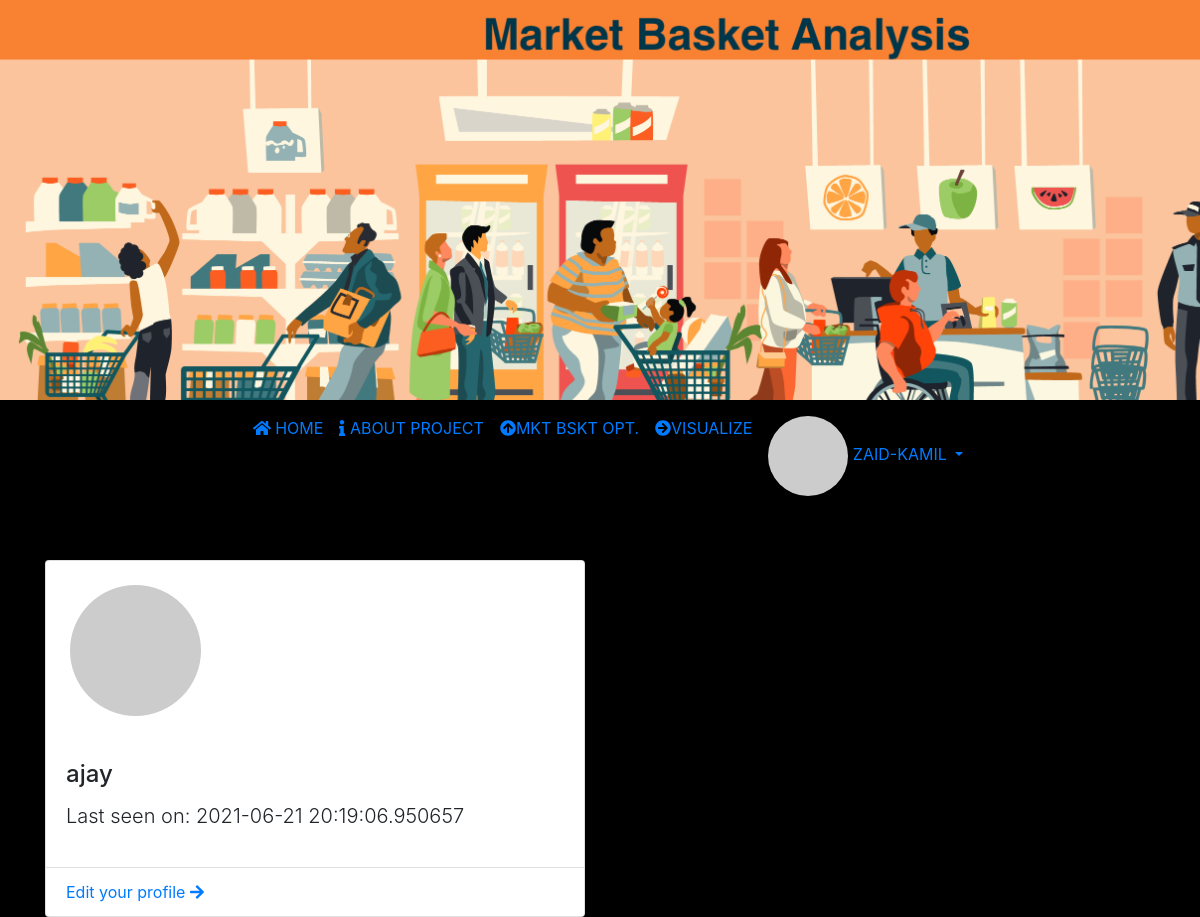
Screenshot of /user/ajay (signed in) with the database file from the repository.
### app/models.py (models this page shows, shortened)
class User(UserMixin, db.Model):
    id = db.Column(db.Integer, primary_key=True)
    username = db.Column(db.String(64), index=True, unique=True)
    email = db.Column(db.String(120), index=True, unique=True)
    password_hash = db.Column(db.String(128))
    created_on = db.Column(db.DateTime, index=True, default=datetime.now)
    about_me = db.Column(db.String(140))
    last_seen = db.Column(db.DateTime, default=datetime.utcnow)
    def avatar(self, size):
        digest = md5(self.email.lower().encode('utf-8')).hexdigest()
        return 'https://www.gravatar.com/avatar/{}?d=identicon&s={}'.format(digest, size)

### app/routes.py (the view)
@login_required
@app.route('/user/<username>')
def user(username):
    user = User.query.filter_by(username=username).first_or_404()
    return render_template('profile.html', user=user, title=f'{user.username} profile')

### app/models.py (called while the page is built)
@login.user_loader
def load_user(id):
    return User.query.get(int(id))

### app/routes.py (called while the page is built)
@app.before_request
def before_request():
    if current_user.is_authenticated:
        current_user.last_seen = datetime.utcnow()
        db.session.commit()

### app/templates/profile.html (shortened to what this page needs)
{% extends 'base.html' %}
{% block body %}
<div class="container">
    <div class="row justify-items-center">
        <div class="col-md-6 mt-5">
            <div class="card">
               <div class="col-md-4 p-4">
                <img class="card-img rounded-circle"  src="{{user.avatar(128)}}" alt="{{user.username}}">
               </div>
                <div class="card-body">
                    <h4 class="card-title">{{user.username}}</h4>
                    {% if user.last_seen %}<p class="lead">Last seen on: {{ user.last_seen }}</p>{% endif %}
                </div>
                <ul class="list-group list-group-flush">
                    <li class="list-group-item"><a href="{{ url_for('edit_profile') }}">Edit your profile <i class="fas fa-arrow-right    "></i></a></li>
                </ul>
            </div>
        </div>
    </div>
</div>
{% endblock %}

### app/templates/navbar.html (shortened to what this page needs)
<nav class="navbar navbar-expand-lg navbar-primary  sticky-top">
    <div class="collapse navbar-collapse" id="mainmenu">
      <ul class="navbar-nav mx-auto mt-2 mt-lg-0  ">
        <li class="nav-item ">
          <a class="nav-link text-uppercase" href="{{url_for('index')}}"><i class="fas fa-home "></i> Home <span class="sr-only">(current)</span></a>
        </li>
        <li class="nav-item ">
          <a class="nav-link text-uppercase" href="{{url_for('about')}}"><i class="fas fa-info "></i> About Project </a>
        </li>
        <li class="nav-item">
          <a class="nav-link text-uppercase" href="/mbo" title="MARKET BASKET OPTIMIZATION"><i class="fas fa-arrow-circle-up"></i>Mkt Bskt Opt.</a>
        </li>
        <li class="nav-item">
          <a class="nav-link text-uppercase" href="/visualize" title="GRAPH"><i class="fas fa-arrow-circle-right"></i>Visualize</a>
        </li>
        {% if current_user.is_anonymous %}
        <li class="nav-item dropdown">
          <a class="nav-link dropdown-toggle text-uppercase" href="#" id="dropdownId" data-toggle="dropdown" aria-haspopup="true" aria-expanded="false"><i class="fas fa-user-circle    "></i> Account</a>
          <div class="dropdown-menu" aria-labelledby="dropdownId">
            <a class="dropdown-item" href="/login">Login</a>
            <a class="dropdown-item" href="/register">Create free account</a>
          </div>
        </li>
        {% else %}
        <li class="nav-item dropdown">
          <a class="nav-link dropdown-toggle text-uppercase" href="#" id="dropdownId" data-toggle="dropdown" aria-haspopup="true" aria-expanded="false">
            <img src="{{ current_user.avatar(24) }}" class="rounded-circle">  {{current_user.username}}
          </a>
        </li>
        {% endif %}
      </ul>
    </div>
  </nav>

### app/templates/profile.html (style rules this page uses)
body { background-color: rgb(0, 0, 0); }

### rows the page displays
User: username "ZAID-KAMIL"
User: username "ajay", last_seen "2021-06-21 20:19:06.950657"
